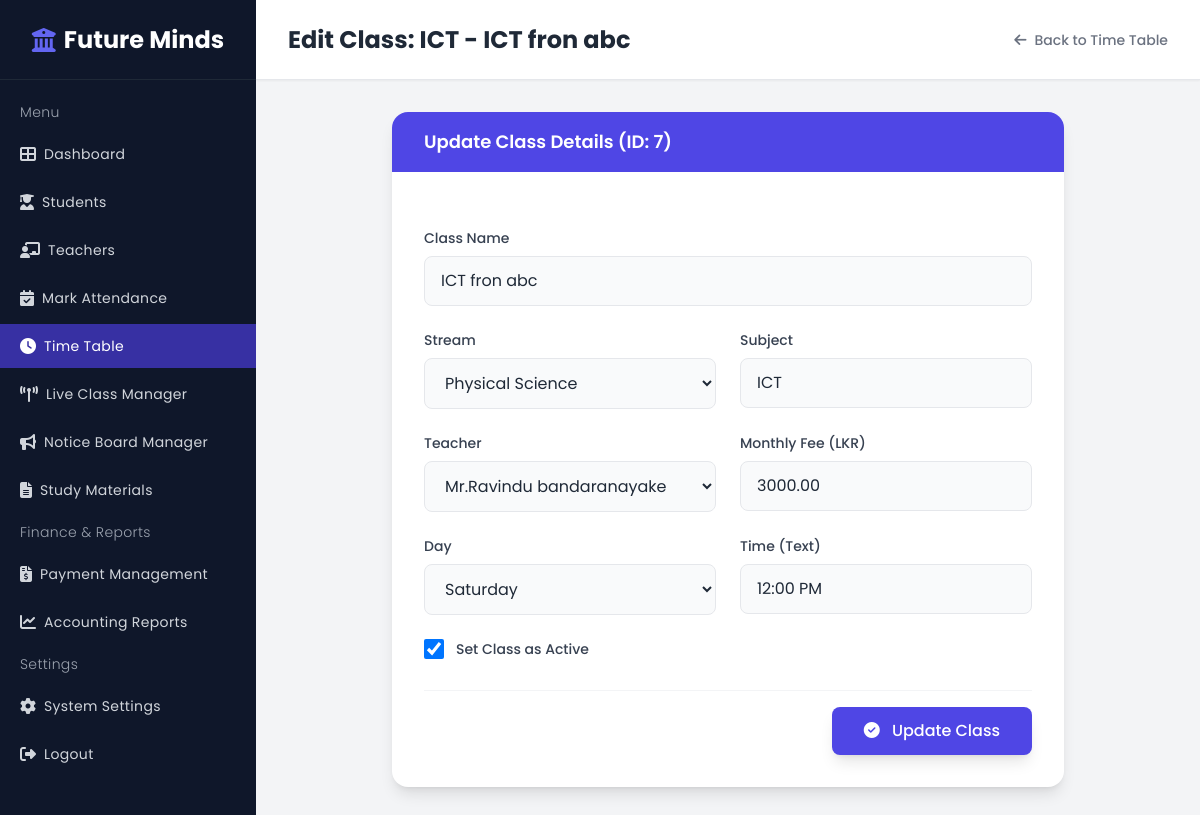
The app's page /admin/edit_timetable.php?id=7 (signed in), older data.
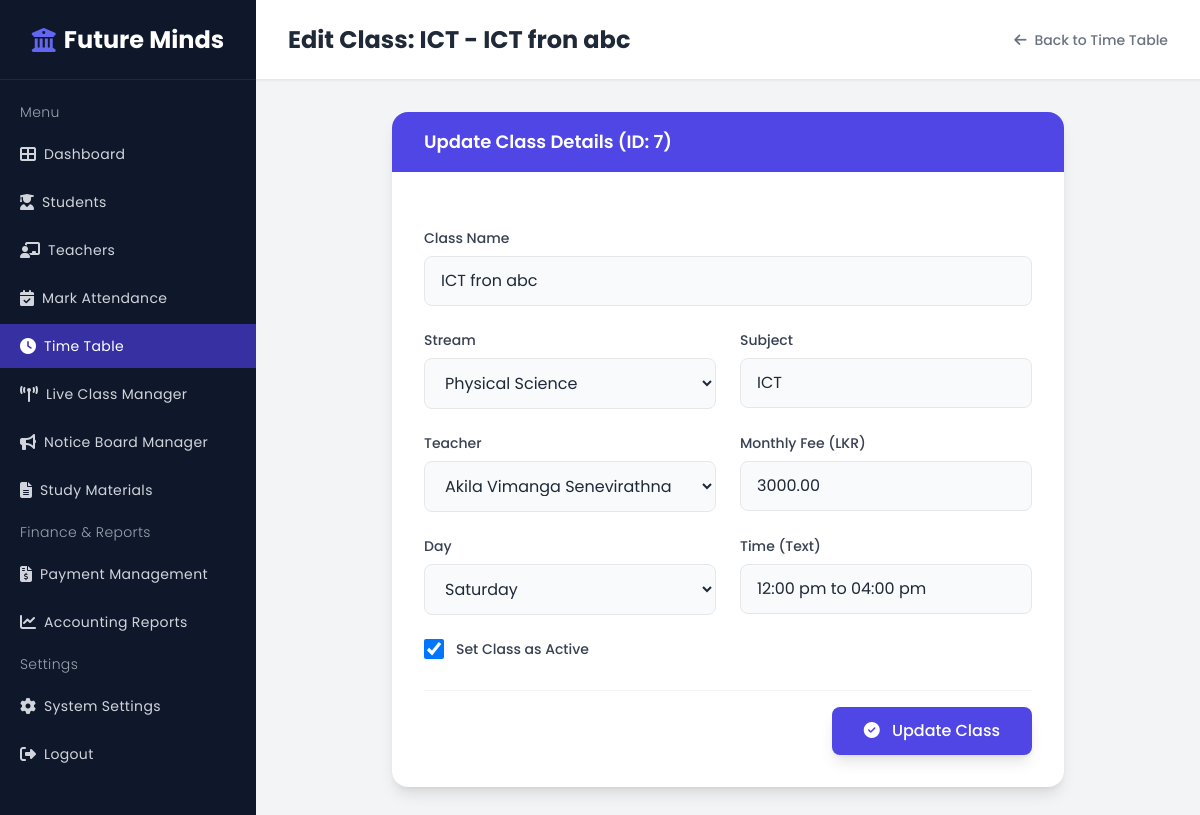
The same page, newer data.
### tables this page shows
CREATE TABLE `classes` (
  `class_id` int(11) NOT NULL,
  `class_name` varchar(100) NOT NULL,
  `stream` varchar(50) NOT NULL,
  `subject` varchar(50) NOT NULL,
  `teacher_name` varchar(100) DEFAULT NULL,
  `fee` decimal(10,2) NOT NULL,
  `day` varchar(20) DEFAULT NULL,
  `time` varchar(20) DEFAULT NULL,
  `status` tinyint(4) DEFAULT 1
);

### admin/edit_timetable.php (the view, shortened to what the changed rows need)
<?php
include('db_con.php');
$class_id = isset($_GET['id']) ? intval($_GET['id']) : (isset($_POST['class_id']) ? intval($_POST['class_id']) : 0);
$class_data = null;
if ($class_id > 0) {
    $stmt_select = $conn->prepare("SELECT * FROM classes WHERE class_id = ?");
    if ($stmt_select) {
        $stmt_select->bind_param("i", $class_id);
        $stmt_select->execute();
        $result = $stmt_select->get_result();
        if ($result->num_rows > 0) {
            $class_data = $result->fetch_assoc();
        } else {
            header("Location: timetable.php?error=Class ID not found.");
            exit();
        }
    } else {
        $error = "Initial fetch prepare error: " . $conn->error;
    }
} else {
    header("Location: timetable.php?error=Invalid Class ID.");
    exit();
}
$teachers = [];
$t_sql = "SELECT full_name FROM teachers WHERE status=1 ORDER BY full_name ASC";
$t_res = $conn->query($t_sql);
if ($t_res) {
    while($t_row = $t_res->fetch_assoc()){
        $teachers[] = $t_row['full_name'];
    }
}
$days = [
    'Monday', 'Tuesday', 'Wednesday', 'Thursday', 'Friday', 'Saturday', 'Sunday'
];
?>
<!DOCTYPE html>
<html lang="en">
<head>
    <script src="https://cdn.tailwindcss.com"></script>
    <link rel="stylesheet" href="https://cdnjs.cloudflare.com/ajax/libs/font-awesome/6.4.0/css/all.min.css">
</head>
<body class="bg-gray-100 text-gray-800">
    <div class="ml-64 flex flex-col min-h-screen">
        <header class="bg-white shadow-sm border-b border-gray-200 h-20 flex items-center justify-between px-8 sticky top-0 z-30">
            <h2 class="text-2xl font-bold text-gray-800">Edit Class: <?php echo htmlspecialchars($class_data['subject'] . ' - ' . $class_data['class_name']); ?></h2>
            <a href="timetable.php" class="text-gray-500 hover:text-indigo-600 font-medium text-sm flex items-center gap-2"><i class="fas fa-arrow-left"></i> Back to Time Table</a>
        </header>
        <main class="p-8 flex justify-center">
            <div class="w-full max-w-2xl bg-white rounded-2xl shadow-lg overflow-hidden">
                <form method="POST" action="" class="p-8 space-y-6">
                    <div class="grid grid-cols-1 md:grid-cols-2 gap-6">
                        <div class="md:col-span-2">
                            <label class="block text-sm font-medium text-gray-700 mb-2">Class Name</label>
                            <input type="text" name="class_name" value="<?php echo htmlspecialchars($class_data['class_name']); ?>" required class="w-full px-4 py-3 rounded-lg bg-gray-50 border border-gray-200 focus:outline-none focus:ring-2 focus:ring-indigo-500">
                        </div>
                        <div>
                            <label class="block text-sm font-medium text-gray-700 mb-2">Subject</label>
                            <input type="text" name="subject" value="<?php echo htmlspecialchars($class_data['subject']); ?>" required class="w-full px-4 py-3 rounded-lg bg-gray-50 border border-gray-200 focus:outline-none focus:ring-2 focus:ring-indigo-500">
                        </div>
                        <div>
                            <label class="block text-sm font-medium text-gray-700 mb-2">Teacher</label>
                            <select name="teacher_name" required class="w-full px-4 py-3 rounded-lg bg-gray-50 border border-gray-200">
                                <?php foreach($teachers as $teacher_name): ?>
                                    <option value="<?php echo htmlspecialchars($teacher_name); ?>" <?php echo ($class_data['teacher_name'] == $teacher_name) ? 'selected' : ''; ?>>
                                        <?php echo htmlspecialchars($teacher_name); ?>
                                    </option>
                                <?php endforeach; ?>
                            </select>
                        </div>
                        <div>
                            <label class="block text-sm font-medium text-gray-700 mb-2">Monthly Fee (LKR)</label>
                            <input type="number" name="fee" value="<?php echo htmlspecialchars($class_data['fee']); ?>" step="0.01" required class="w-full px-4 py-3 rounded-lg bg-gray-50 border border-gray-200 focus:outline-none focus:ring-2 focus:ring-indigo-500">
                        </div>
                        <div>
                            <label class="block text-sm font-medium text-gray-700 mb-2">Day</label>
                            <select name="day" required class="w-full px-4 py-3 rounded-lg bg-gray-50 border border-gray-200">
                                <?php foreach($days as $day): ?>
                                    <option value="<?php echo $day; ?>" <?php echo ($class_data['day'] == $day) ? 'selected' : ''; ?>>
                                        <?php echo $day; ?>
                                    </option>
                                <?php endforeach; ?>
                            </select>
                        </div>
                        <div>
                            <label class="block text-sm font-medium text-gray-700 mb-2">Time (Text)</label>
                            <input type="text" name="time" value="<?php echo htmlspecialchars($class_data['time']); ?>" placeholder="Ex: 08:00 AM - 12:00 PM" required class="w-full px-4 py-3 rounded-lg bg-gray-50 border border-gray-200 focus:outline-none focus:ring-2 focus:ring-indigo-500">
                        </div>
                        <div class="md:col-span-2">
                            <label class="inline-flex items-center cursor-pointer">
                                <input type="checkbox" name="status" value="1" class="w-5 h-5 text-green-600 rounded border-gray-300 focus:ring-green-500"
                                    <?php echo ($class_data['status'] == 1) ? 'checked' : ''; ?>>
                                <span class="ml-3 text-sm font-medium text-gray-700">Set Class as Active</span>
                            </label>
                        </div>
                    </div>
                </form>
            </div>
        </main>
    </div>
</body>
</html>

Row changes from the older to the newer data that the page shows:
changed classes "ICT - ICT fron abc": time "12:00 PM" → "12:00 pm to 04:00 pm"; teacher_name "Mr.Ravindu bandaranayake" → (not shown)
Text that changed along with them:
form field teacher_name: (not shown) → "Akila Vimanga Senevirathna"
